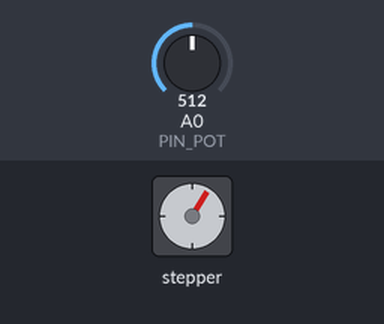
Recording of a sketch running on a simulated Arduino Uno, built with avr-gcc and run on an emulated ATmega328P. Parts: stepper motor. Wiring (inferred from the names in the program): stepper motor driver (200 steps per turn assumed): step pin 3; direction pin 2. Inputs (shaded band) come from the test bench; at power-on: A0 (PIN_POT) = 512.

Above: at 1.2 s.
1.3 s: A0 (PIN_POT) set to 716
At 1.66 s:
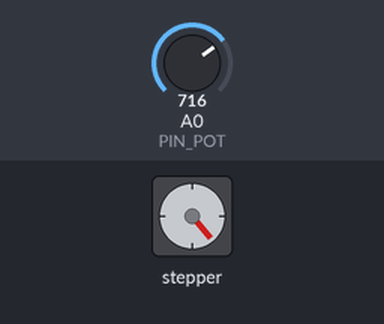
4.3 s: A0 (PIN_POT) set to 900
At 4.68 s:
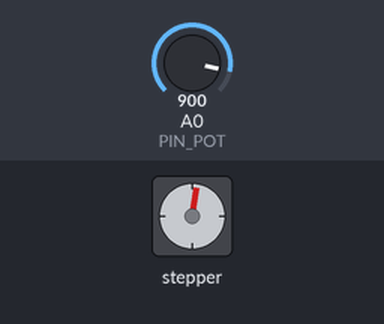
7.3 s: A0 (PIN_POT) set to 1023
At 7.69 s:
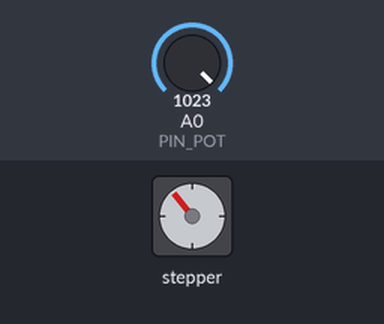
Timing chart, 0 to 19.3 s (numbered marks = the images above; inputs shaded):
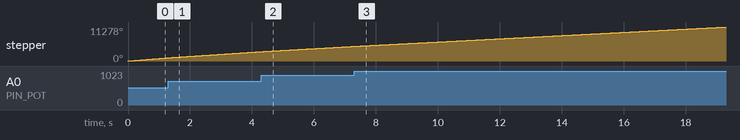

The sketch:

02_Stepper_Motor_Potentiometer.ino
```cpp
#define PIN_POT A0

#define PIN_DIR 2
#define PIN_STEP 3

#define STEPS_PER_REVOLUTION 200

#define DELAY_TIME_SLOW 2000
#define DELAY_TIME_FAST 1000

void setup() {
  pinMode(PIN_STEP, OUTPUT);
  pinMode(PIN_DIR, OUTPUT);

  digitalWrite(PIN_DIR, HIGH);    // Clockwise
}

void loop() {

  int analogValue = analogRead(PIN_POT);

  int delay_time = map(analogValue, 0, 1023, 400, 1600);

  digitalWrite(PIN_STEP, HIGH);
  delayMicroseconds(delay_time);
  digitalWrite(PIN_STEP, LOW);
  delayMicroseconds(delay_time);
}
```
